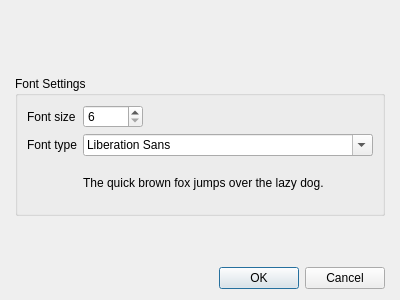
<?xml version="1.0" encoding="UTF-8"?>
<ui version="4.0">
 <class>SettingDialog</class>
 <widget class="QDialog" name="SettingDialog">
  <property name="geometry">
   <rect>
    <x>0</x>
    <y>0</y>
    <width>400</width>
    <height>300</height>
   </rect>
  </property>
  <property name="windowTitle">
   <string>ncNotes settings</string>
  </property>
  <layout class="QVBoxLayout" name="verticalLayout">
   <property name="sizeConstraint">
    <enum>QLayout::SetDefaultConstraint</enum>
   </property>
   <property name="leftMargin">
    <number>15</number>
   </property>
   <property name="topMargin">
    <number>30</number>
   </property>
   <property name="rightMargin">
    <number>15</number>
   </property>
   <item>
    <spacer name="verticalSpacer_2">
     <property name="orientation">
      <enum>Qt::Vertical</enum>
     </property>
     <property name="sizeHint" stdset="0">
      <size>
       <width>20</width>
       <height>40</height>
      </size>
     </property>
    </spacer>
   </item>
   <item>
    <widget class="QGroupBox" name="groupBox">
     <property name="sizePolicy">
      <sizepolicy hsizetype="Preferred" vsizetype="Preferred">
       <horstretch>0</horstretch>
       <verstretch>0</verstretch>
      </sizepolicy>
     </property>
     <property name="title">
      <string>Font Settings</string>
     </property>
     <layout class="QFormLayout" name="formLayout">
      <property name="sizeConstraint">
       <enum>QLayout::SetDefaultConstraint</enum>
      </property>
      <item row="0" column="0">
       <widget class="QLabel" name="label">
        <property name="text">
         <string>Font size</string>
        </property>
       </widget>
      </item>
      <item row="0" column="1">
       <widget class="QSpinBox" name="fontSize">
        <property name="maximumSize">
         <size>
          <width>60</width>
          <height>16777215</height>
         </size>
        </property>
        <property name="minimum">
         <number>6</number>
        </property>
       </widget>
      </item>
      <item row="1" column="0">
       <widget class="QLabel" name="label_2">
        <property name="text">
         <string>Font type</string>
        </property>
       </widget>
      </item>
      <item row="1" column="1">
       <widget class="QFontComboBox" name="fontType"/>
      </item>
      <item row="2" column="1">
       <widget class="QLabel" name="testLabel">
        <property name="text">
         <string>The quick brown fox jumps over the lazy dog.</string>
        </property>
        <property name="textFormat">
         <enum>Qt::RichText</enum>
        </property>
        <property name="wordWrap">
         <bool>true</bool>
        </property>
        <property name="textInteractionFlags">
         <set>Qt::NoTextInteraction</set>
        </property>
       </widget>
      </item>
     </layout>
    </widget>
   </item>
   <item>
    <spacer name="verticalSpacer">
     <property name="orientation">
      <enum>Qt::Vertical</enum>
     </property>
     <property name="sizeHint" stdset="0">
      <size>
       <width>20</width>
       <height>40</height>
      </size>
     </property>
    </spacer>
   </item>
   <item>
    <widget class="QDialogButtonBox" name="buttonBox">
     <property name="orientation">
      <enum>Qt::Horizontal</enum>
     </property>
     <property name="standardButtons">
      <set>QDialogButtonBox::Cancel|QDialogButtonBox::Ok</set>
     </property>
    </widget>
   </item>
  </layout>
 </widget>
 <resources/>
 <connections>
  <connection>
   <sender>buttonBox</sender>
   <signal>accepted()</signal>
   <receiver>SettingDialog</receiver>
   <slot>accept()</slot>
   <hints>
    <hint type="sourcelabel">
     <x>233</x>
     <y>278</y>
    </hint>
    <hint type="destinationlabel">
     <x>157</x>
     <y>274</y>
    </hint>
   </hints>
  </connection>
  <connection>
   <sender>buttonBox</sender>
   <signal>rejected()</signal>
   <receiver>SettingDialog</receiver>
   <slot>reject()</slot>
   <hints>
    <hint type="sourcelabel">
     <x>301</x>
     <y>284</y>
    </hint>
    <hint type="destinationlabel">
     <x>286</x>
     <y>274</y>
    </hint>
   </hints>
  </connection>
  <connection>
   <sender>fontType</sender>
   <signal>currentFontChanged(QFont)</signal>
   <receiver>SettingDialog</receiver>
   <slot>updateText()</slot>
   <hints>
    <hint type="sourcelabel">
     <x>240</x>
     <y>144</y>
    </hint>
    <hint type="destinationlabel">
     <x>270</x>
     <y>31</y>
    </hint>
   </hints>
  </connection>
  <connection>
   <sender>fontSize</sender>
   <signal>valueChanged(int)</signal>
   <receiver>SettingDialog</receiver>
   <slot>updateText()</slot>
   <hints>
    <hint type="sourcelabel">
     <x>126</x>
     <y>106</y>
    </hint>
    <hint type="destinationlabel">
     <x>194</x>
     <y>33</y>
    </hint>
   </hints>
  </connection>
 </connections>
 <slots>
  <slot>updateText()</slot>
 </slots>
</ui>
